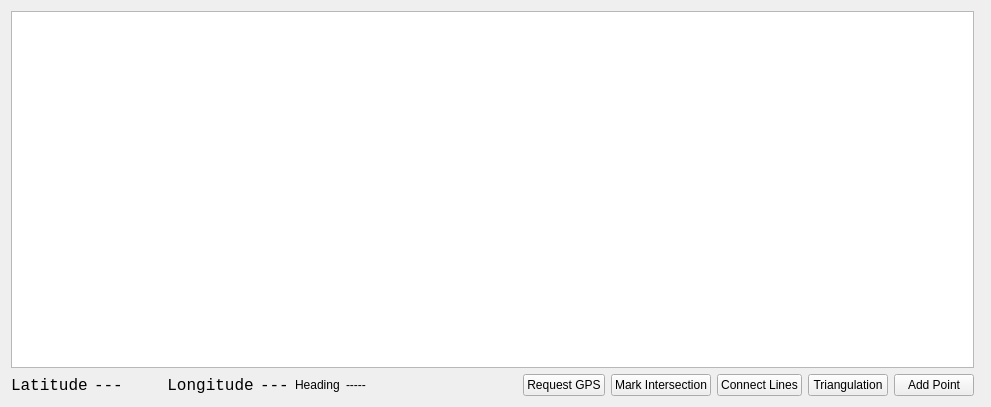
<?xml version="1.0" encoding="UTF-8"?>
<ui version="4.0">
 <class>NavigationWidget</class>
 <widget class="QWidget" name="NavigationWidget">
  <property name="geometry">
   <rect>
    <x>0</x>
    <y>0</y>
    <width>991</width>
    <height>407</height>
   </rect>
  </property>
  <property name="windowTitle">
   <string>Form</string>
  </property>
  <layout class="QHBoxLayout" name="horizontalLayout_3">
   <item>
    <layout class="QHBoxLayout" name="horizontalLayout_2">
     <item>
      <layout class="QVBoxLayout" name="verticalLayout">
       <item>
        <widget class="NavigationView" name="navView"/>
       </item>
       <item>
        <layout class="QHBoxLayout" name="horizontalLayout">
         <item>
          <widget class="QLabel" name="label_3">
           <property name="font">
            <font>
             <family>Monospace</family>
             <pointsize>12</pointsize>
            </font>
           </property>
           <property name="text">
            <string>Latitude</string>
           </property>
          </widget>
         </item>
         <item>
          <widget class="QLabel" name="latitudeLabel">
           <property name="font">
            <font>
             <family>Monospace</family>
             <pointsize>12</pointsize>
            </font>
           </property>
           <property name="text">
            <string>---</string>
           </property>
          </widget>
         </item>
         <item>
          <widget class="QLabel" name="label_4">
           <property name="font">
            <font>
             <family>Monospace</family>
             <pointsize>12</pointsize>
            </font>
           </property>
           <property name="text">
            <string>    Longitude</string>
           </property>
          </widget>
         </item>
         <item>
          <widget class="QLabel" name="longitudeLabel">
           <property name="font">
            <font>
             <family>Monospace</family>
             <pointsize>12</pointsize>
            </font>
           </property>
           <property name="text">
            <string>---</string>
           </property>
          </widget>
         </item>
         <item>
          <widget class="QLabel" name="label">
           <property name="text">
            <string>Heading</string>
           </property>
          </widget>
         </item>
         <item>
          <widget class="QLabel" name="headingLabel">
           <property name="text">
            <string>-----</string>
           </property>
          </widget>
         </item>
         <item>
          <spacer name="horizontalSpacer">
           <property name="orientation">
            <enum>Qt::Horizontal</enum>
           </property>
           <property name="sizeHint" stdset="0">
            <size>
             <width>40</width>
             <height>20</height>
            </size>
           </property>
          </spacer>
         </item>
         <item>
          <widget class="QPushButton" name="requestGPSButton">
           <property name="text">
            <string>Request GPS</string>
           </property>
          </widget>
         </item>
         <item>
          <widget class="QPushButton" name="markIsectButton">
           <property name="text">
            <string>Mark Intersection</string>
           </property>
          </widget>
         </item>
         <item>
          <widget class="QPushButton" name="connectLineButton">
           <property name="text">
            <string>Connect Lines</string>
           </property>
          </widget>
         </item>
         <item>
          <widget class="QPushButton" name="triangulationButton">
           <property name="text">
            <string>Triangulation</string>
           </property>
          </widget>
         </item>
         <item>
          <widget class="QPushButton" name="addPointButton">
           <property name="text">
            <string>Add Point</string>
           </property>
          </widget>
         </item>
        </layout>
       </item>
      </layout>
     </item>
     <item>
      <widget class="TriangulationSidebar" name="triangulationSidebar" native="true">
       <property name="sizePolicy">
        <sizepolicy hsizetype="Preferred" vsizetype="Preferred">
         <horstretch>0</horstretch>
         <verstretch>0</verstretch>
        </sizepolicy>
       </property>
      </widget>
     </item>
    </layout>
   </item>
  </layout>
 </widget>
 <customwidgets>
  <customwidget>
   <class>NavigationView</class>
   <extends>QGraphicsView</extends>
   <header>GUI/NavigationView.h</header>
  </customwidget>
  <customwidget>
   <class>TriangulationSidebar</class>
   <extends>QWidget</extends>
   <header>GUI/TriangulationSidebar.h</header>
   <container>1</container>
  </customwidget>
 </customwidgets>
 <resources/>
 <connections/>
</ui>
